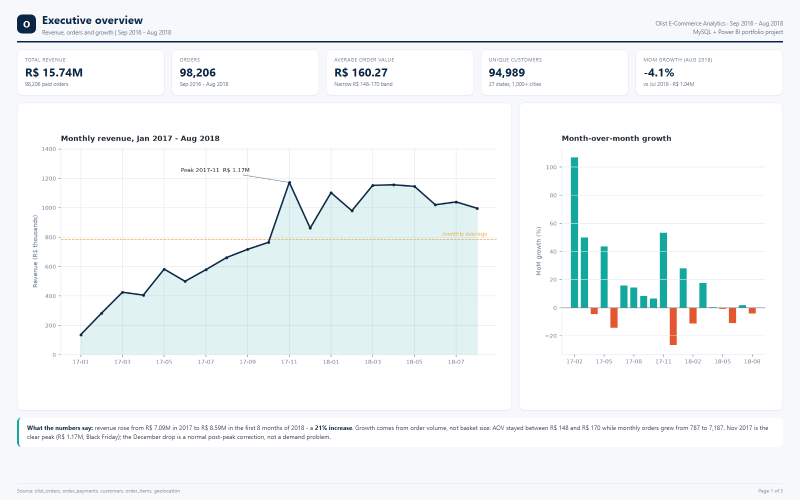
#> input picture dashboard/screenshots/page1.png, 1600 x 1000 px (shown at 1/2 size); its folder holds 3 pictures in this run
$ python make_pdf.py
#> lines starting #> are read from the running program, lines starting #| are printed output that depends on the picture
from pathlib import Path

from PIL import Image

d = Path(__file__).resolve().parent / "screenshots"
imgs = [Image.open(d / f"page{i}.png").convert("RGB") for i in (1, 2, 3)]
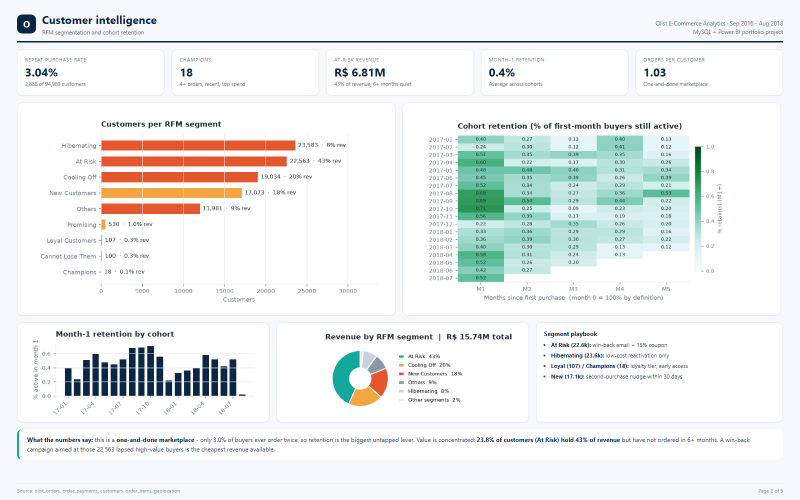
#> input picture dashboard/screenshots/page2.png, 1600 x 1000 px (shown at 1/2 size)
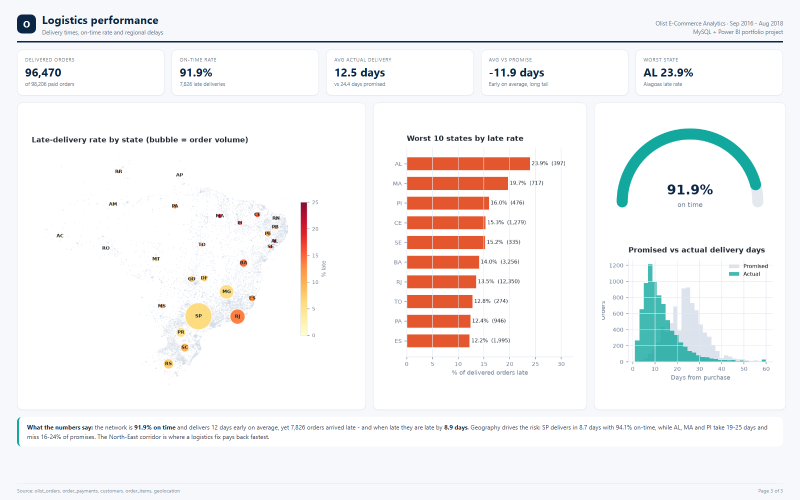
#> input picture dashboard/screenshots/page3.png, 1600 x 1000 px (shown at 1/2 size)
#> imgs = 3 items
out = d.parent / "Olist_Dashboard.pdf"
imgs[0].save(out, save_all=True, append_images=imgs[1:], resolution=150)
print(f"wrote {out} ({len(imgs)} pages, {imgs[0].size[0]}x{imgs[0].size[1]} px)")
#| wrote dashboard/Olist_Dashboard.pdf (3 pages, 1600x1000 px)
